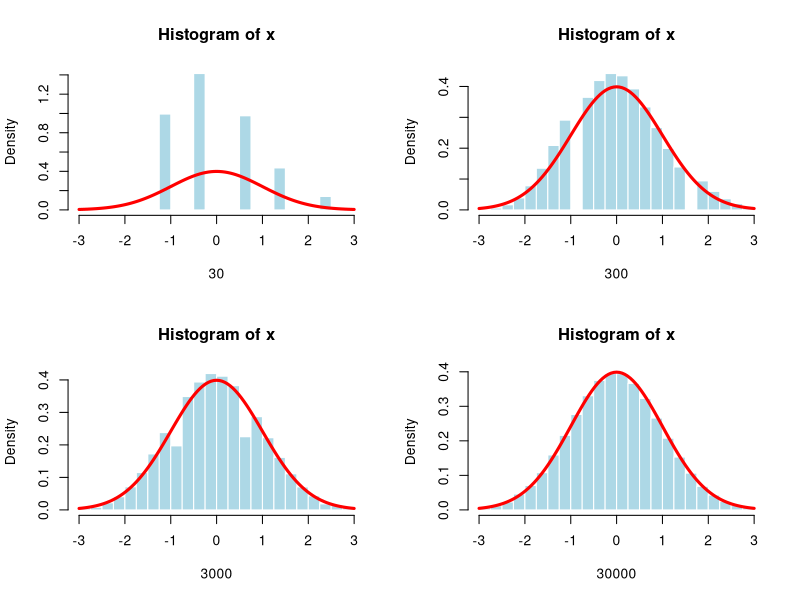

Write R code to recreate this figure.
# 二項分布の極限:離散分布から連続分布へ
set.seed(123)
op <- par(mfrow = c(2,2))
p <- 1/(7*pi)
for(i in 1:4){
  n <- 3*10^i
  x <- (rbinom(1000000, n, prob = p)-n*p)/sqrt(n*p*(1-p))
  hist(x, breaks = c(-Inf, seq(-3,3,0.25),Inf),freq = FALSE,
       xlim=c(-3,3),xlab = n, col = "lightblue", border = "white")
  curve(dnorm(x, mean = 0, sd = 1), add = TRUE,
        col = "red", lwd = 3) # 理論上の確率密度関数
}
par(op)  